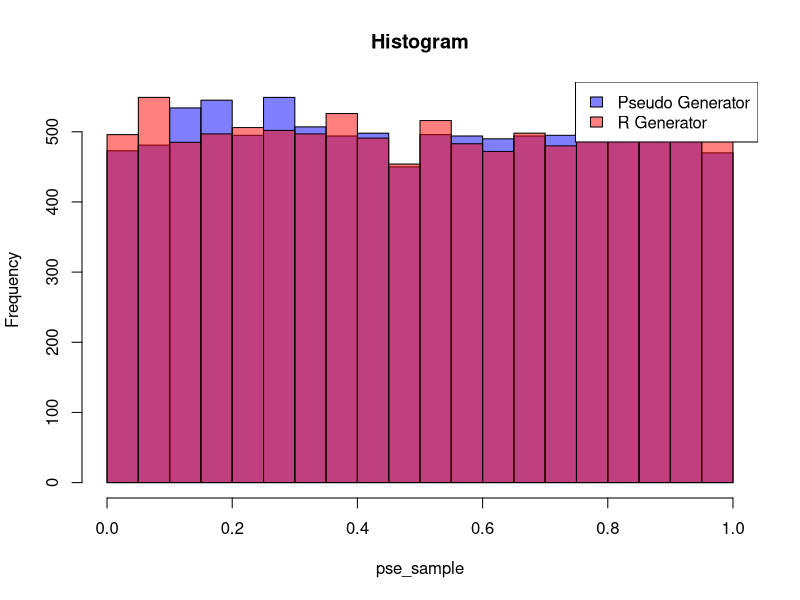
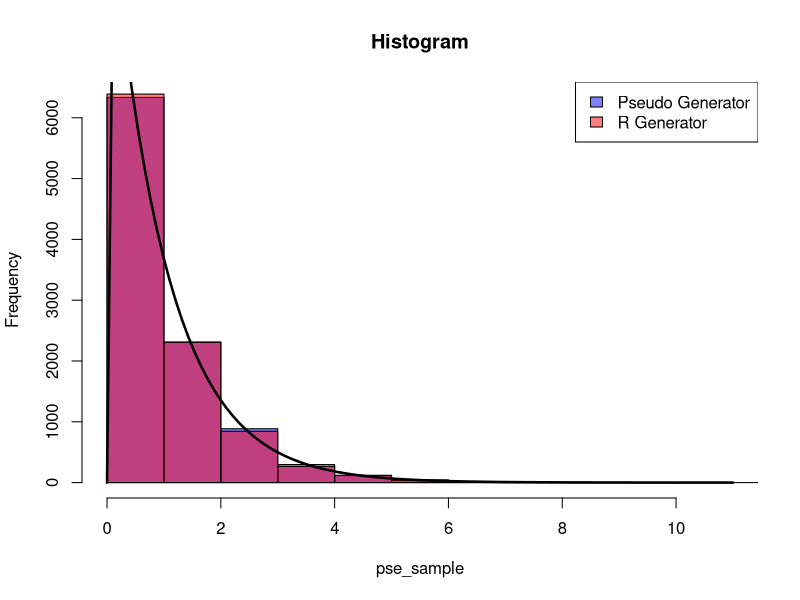
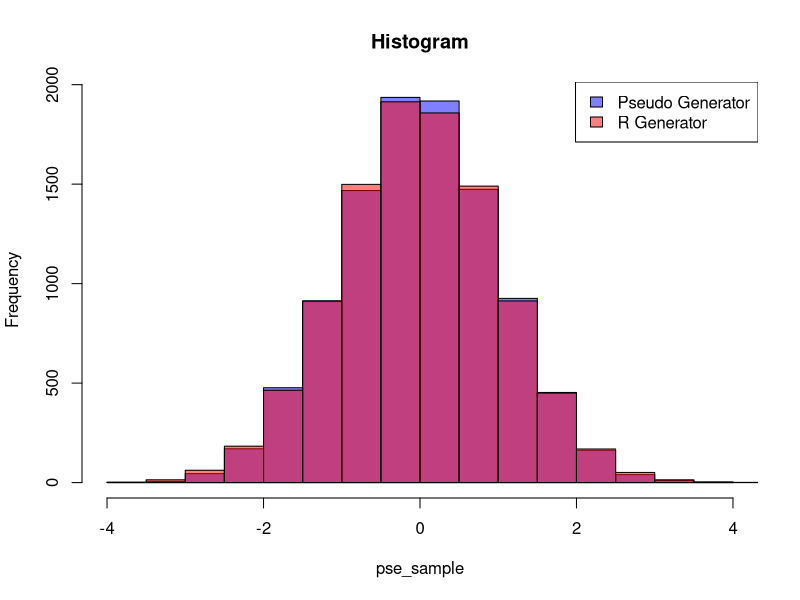

The R source for these figures, in order:
set.seed(4002)

pse_uni_gen <- function(a=16807, c=1, m=(2^31)-1, seed=123456789, 
                        size=1, burn_in=1000){
  x <- (a*seed + c) %% m
  for (i in 1:(size+burn_in-1)){
    x <- c(x, (a*x[length(x)] + c) %% m)
  }
  return (x[(burn_in+1):length(x)] / m)
}

pse_uniform_gen <- function(lower=0, upper=1, seed=123456789,
                            size=1, burn_in=1000){
  U <- pse_uni_gen(seed=seed, size=size, burn_in=burn_in)
  return (lower+(upper - lower)*U)
}

pse_sample <- pse_uniform_gen(size=10000)
built_in_sample <- runif(10000)
hist(pse_sample, col=rgb(red=0,green=0,blue=1.0,alpha=0.5), 
     main="Histogram")
hist(built_in_sample, col=rgb(red=1.0,green=0,blue=0,alpha=0.5),
     add=TRUE)
legend('topright',legend=c("Pseudo Generator","R Generator"),
       fill=c(rgb(red=0,green=0,blue=1.0,alpha=0.5),
              rgb(red=1.0,green=0,blue=0,alpha=0.5)))

############################################################

set.seed(4012)

pse_exp_gen <- function(lamb, seed=123456789, 
                        size=1, burn_in=1000){
  U <- pse_uni_gen(seed=seed, size=size, burn_in=burn_in)
  X <- -(1/lamb)*log(1-U)
  return (X)
}

pse_sample <- pse_exp_gen(lamb=1, size=10000)
built_in_sample <- rexp(10000, 1)
hist(pse_sample, col=rgb(red=0,green=0,blue=1.0,alpha=0.5),
     main="Histogram")
hist(built_in_sample, col=rgb(red=1.0,green=0,blue=0,alpha=0.5),
     add=TRUE)
curve(10000*dexp(x, rate=1, log=FALSE), add=TRUE, col='black', 
      lwd=2.5)
legend('topright',legend=c("Pseudo Generator","R Generator"),
       fill=c(rgb(red=0,green=0,blue=1.0,alpha=0.5),
              rgb(red=1.0,green=0,blue=0,alpha=0.5)))

############################################################

set.seed(4002)

pse_norm_gen <- function(mu=0.0, sigma=1.0, seed=123456789, 
                         size=1, burn_in=1000){
  U <-  pse_uni_gen(seed=seed, size=2*size, burn_in=burn_in)
  U1 <- U[1:size]
  U2 <- U[(size+1):(2*size)]
  Z0 <- sqrt(-2*log(U1))*cos(2*pi * U2)
  Z1 <- sqrt(-2*log(U1))*sin(2*pi * U2)
  return (Z0*sigma + mu)
}
pse_sample <- pse_norm_gen(mu=0, sigma=1, size=10000)
built_in_sample <- rnorm(10000)
hist(pse_sample, col=rgb(red=0,green=0,blue=1.0,alpha=0.5),
     main="Histogram")
hist(built_in_sample, col=rgb(red=1.0,green=0,blue=0,alpha=0.5),
     add=TRUE)
legend('topright',legend=c("Pseudo Generator","R Generator"),
       fill=c(rgb(red=0,green=0,blue=1.0,alpha=0.5),
              rgb(red=1.0,green=0,blue=0,alpha=0.5)))